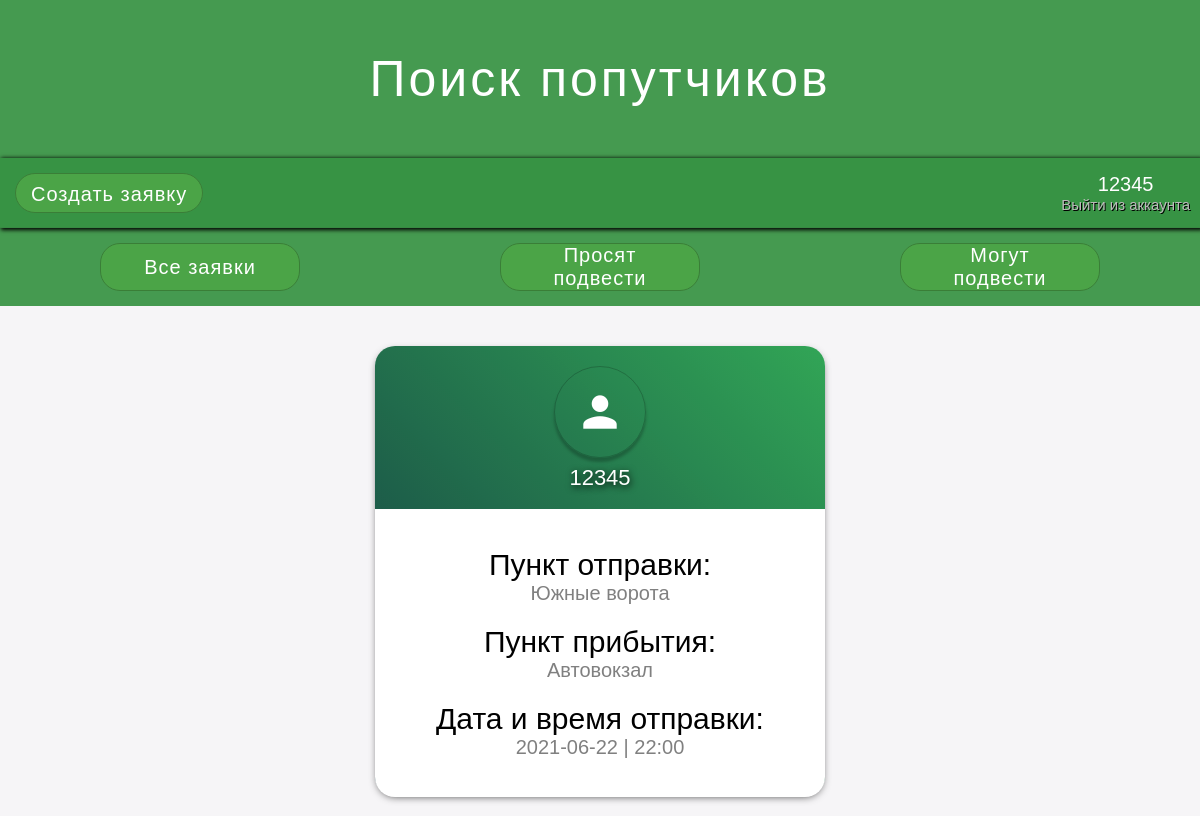
The page /passengers (signed in) on the database its author committed.
### tables this page shows
CREATE TABLE posts (
    id INTEGER PRIMARY KEY AUTOINCREMENT,
    isDriver BOOLEAN,
    isType TEXT,
    idPerson INTEGER,
    idBeginPoint TEXT,
    idEndPoint TEXT,
    time DATETIME DEFAULT CURRENT_TIMESTAMP,
    text TEXT,
    driverName TEXT,
    FOREIGN KEY (idPerson) REFERENCES persons (id) 
     
);

### view.py (the view)
@app.route('/passengers')
def passengers():
    if 'userLogged' in session:
        return render_template('main.html', posts=db.get_passengers_posts())
    return redirect(url_for('index'))

### db/database.py (called while the page is built)
    def get_db_connection(self):
        conn = sqlite3.connect(self.database_name)
        conn.row_factory = sqlite3.Row
        return conn

    def get_passengers_posts(self):
        with self.get_db_connection() as conn:
            posts = conn.execute(POSTS_PASSENGERS_QUERY).fetchall()
        return posts

### templates/main.html (shortened to what this page needs)
{% extends 'base.html' %}
{% block content %}
    <div class="container-2">
        {% for post in posts %}
            <a href="{{ url_for('about', id=post.id)}}" target="_blank">
                <div class="{{ post.isType }}">
                    <div class="text-in-card">
                        <div class="container-icon">
                            <span class="material-icons class icon">
                            </span>
                            <div class="nickname">{{ post.driverName }}</div>
                        </div>
                        <div class="text-container">
                            <div class="glue-text">
                                <div class="text_title">Пункт отправки:</div>
                                <div class="text_info">{{ post.idBeginPoint }}</div>
                            </div>
                            <div class="glue-text">
                                <div class="text_title">Пункт прибытия:</div>
                                <div class="text_info">{{ post.idEndPoint }}</div>
                            </div>
                            <div class="glue-text">
                                <div class="text_title">Дата и время отправки:</div>
                                <div class="text_info">{{ post.time }}</div>
                            </div>
                        </div>
                    </div>
                </div>
            </a>
        {% endfor %}
    </div>
{% endblock %}

### static/style.css (style rules this page uses)
html { font-family: 'Franklin Gothic Medium', 'Arial Narrow', Arial, sans-serif; }
* { margin: 0; padding: 0; }
*, *:before, *:after { -webkit-box-sizing: border-box; -moz-box-sizing: border-box; box-sizing: border-box; }
body { font-family: 'Franklin Gothic Medium', 'Arial Narrow', Arial, sans-serif; background: #f6f5f7; background-image: url(Images/main.jpg); background-attachment: fixed; background-repeat: repeat-x; background-size: cover; }
.container-2 { display: flex; justify-content: space-around; justify-items: center; flex-wrap: wrap; margin: 20px; }
.container-2 .passenger { margin-top: 20px; margin-left: 20px; margin-right: 20px; height: 450px; width: 450px; left: 0; bottom: 0px; border-radius: 20px; background-image: linear-gradient(to top right, rgb(17,59,62), rgb(58,164,73)); filter: hue-rotate(9deg); cursor: pointer; position: relative; box-shadow: rgba(0,0,0,.8) 0 3px 8px -3px; }
.container-2 a { text-decoration: none; display: inline-block; color: inherit; }
.text-in-card { font-family: 'Franklin Gothic Medium', 'Arial Narrow', Arial, sans-serif; font-size: 30px; }
.icon { color: white; text-align: center; display: inline-block; border-radius: 50%; margin: 20px 30px 7px 30px; padding: 20px; border: 1px solid rgba(0, 0, 0, 0.2); box-shadow: 0 4px 3px rgb(0 0 0 / 24%); -webkit-touch-callout: none; -webkit-user-select: none; -khtml-user-select: none; -moz-user-select: none; -ms-user-select: none; user-select: none; }
.container-icon { display: flex; justify-content: center; flex-direction: column; align-items: center; }
.text_info { font-size: 20px; color: gray; }
.text-container { display: flex; text-align: center; justify-content: center; flex-direction: column; margin-top: 10px; background-color: white; width: 100%; height: 288px; border-radius: 0px 0px 20px 20px; }
.glue-text { margin: 10px; }
.nickname { color:white; font-size: 22px; text-shadow: 1px 2px 7px black; margin-bottom: 8px; }

### rows shown on the page
posts: driverName "12345", idBeginPoint "Южные ворота", idEndPoint "Автовокзал", time "2021-06-22 | 22:00"

### other values the page prints
{{ session['userLogged'] }} "12345"
